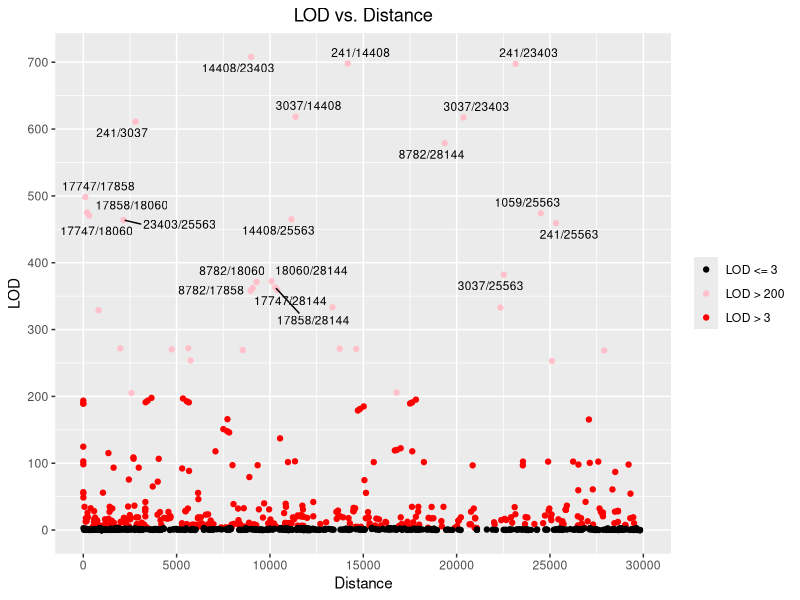
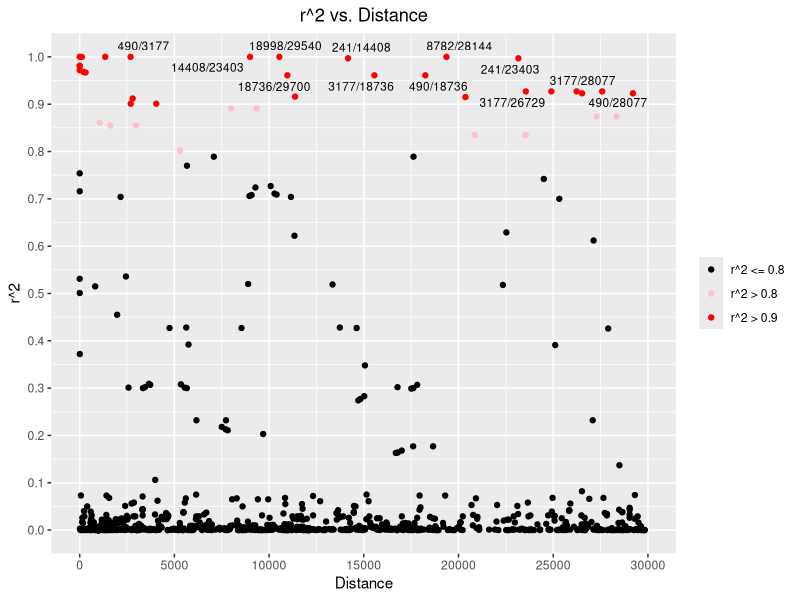

R code for these plots, in order:
if(!require("ggplot2")) {
   install.packages("ggplot2", dependencies=TRUE)
   if(!require("ggplot2")) stop ("ggplot2 not found")
}

if(!require("ggrepel")) {
   install.packages("ggrepel", dependencies=TRUE)
   if(!require("ggrepel")) stop ("ggrepel not found")
}

if(!require("tidyr")) {
   install.packages("tidyr", dependencies=TRUE)
   if(!require("tidyr")) stop ("tidyr not found")
}

if(!require("dplyr")) {
   install.packages("dplyr", dependencies=TRUE)
   if(!require("dplyr")) stop ("dplyr not found")
}

if(!require("scales")) {
   install.packages("scales", dependencies=TRUE)
   if(!require("scales")) stop ("scales not found")
}

##########################################################
## CODE FOR GENERATING VOLCANO PLOTS                    ##
## ADAPTED FROM JULIA -- SCRIPT AUTOMATICALLY GENERATED ##
## LAST MODIFIED 3/20/2019 - KBRIN BIOINFORMATICS CORE  ##
##########################################################

Sys.setenv("DISPLAY"=":0")                     ## NEED SO X11 WORKS PROPERLY
df <- read.csv("LOD_scatter.txt", header=TRUE, sep="\t")
FN <- "LOD_scatterPlot.png"                                # output file name
title <-"LOD vs. Distance"     # plot title 

df$sig <- "LOD <= 3"
df$sig[df$LOD > 3] <- "LOD > 3"
df$sig[df$LOD > 200] <- "LOD > 200"

maxCoord <- 30000
minCoord <- 0
minPVal <- min(df$p_value)
minCoord
maxCoord
maxYCoord <- max(df$LOD)
df$gene <- rownames(df)
input <- df
topGenes <- head(input, 20)                                                    # top 20 genes
topGenes

png(FN, units="in", width=10, height=5, res=300, type="cairo")

############################
## CREATE LOD scatterplot ##
############################
p = ggplot(input, aes(DISTANCE, LOD)) +
  geom_point(aes(col=sig)) +                                                         # add points colored by significance
  scale_color_manual(values=c("black", "pink", "red")) + 
  labs(title=title, x ="Distance", y = "LOD")  +
  scale_x_continuous(limits = c(minCoord, maxCoord),breaks=pretty_breaks(n=11)) +                  # limits printing every other value
  scale_y_continuous(limits = c(0, maxYCoord),breaks=pretty_breaks(n=11)) +                 # limits printing every value

  geom_text_repel(data=topGenes, aes(label=gene), size = 3) +                 # adding text for the top 20 genes
  theme(legend.title=element_blank(),plot.title = element_text(hjust = 0.5))
p
dev.off()

############################
## CREATE R^2 Scatterplot ##
############################
df <- read.csv("r2_scatter.txt", header=TRUE, sep="\t")
FN <- "r2_scatterPlot.png"                                # output file name
title <-"r^2 vs. Distance"     # plot title

df$sig <- "r^2 <= 0.8"
df$sig[df$r2 > 0.8] <- "r^2 > 0.8"
df$sig[df$r2 > 0.9] <- "r^2 > 0.9"

maxCoord <- 30000
minCoord <- 0
minCoord
maxCoord
maxYCoord <- max(df$r2)
df$gene <- rownames(df)
input <- df
topGenes <- head(input, 20)                                                    # top 20 genes
topGenes

png(FN, units="in", width=10, height=5, res=300, type="cairo")

############################
## CREATE LOD scatterplot ##
############################
p = ggplot(input, aes(DISTANCE, r2)) +
  geom_point(aes(col=sig)) +                                                         # add points colored by significance
  scale_color_manual(values=c("black", "pink", "red")) +
  labs(title=title, x ="Distance", y = "r^2")  +
  scale_x_continuous(limits = c(minCoord, maxCoord),breaks=pretty_breaks(n=11)) +                  # limits printing every other value
  scale_y_continuous(limits = c(0, maxYCoord),breaks=pretty_breaks(n=11)) +                 # limits printing every value

  geom_text_repel(data=topGenes, aes(label=gene), size = 3) +                 # adding text for the top 20 genes
  theme(legend.title=element_blank(),plot.title = element_text(hjust = 0.5))
p
dev.off()


#####################################
## END OF R CODE FOR VOLCANO PLOTS ##
#####################################
sessionInfo()
